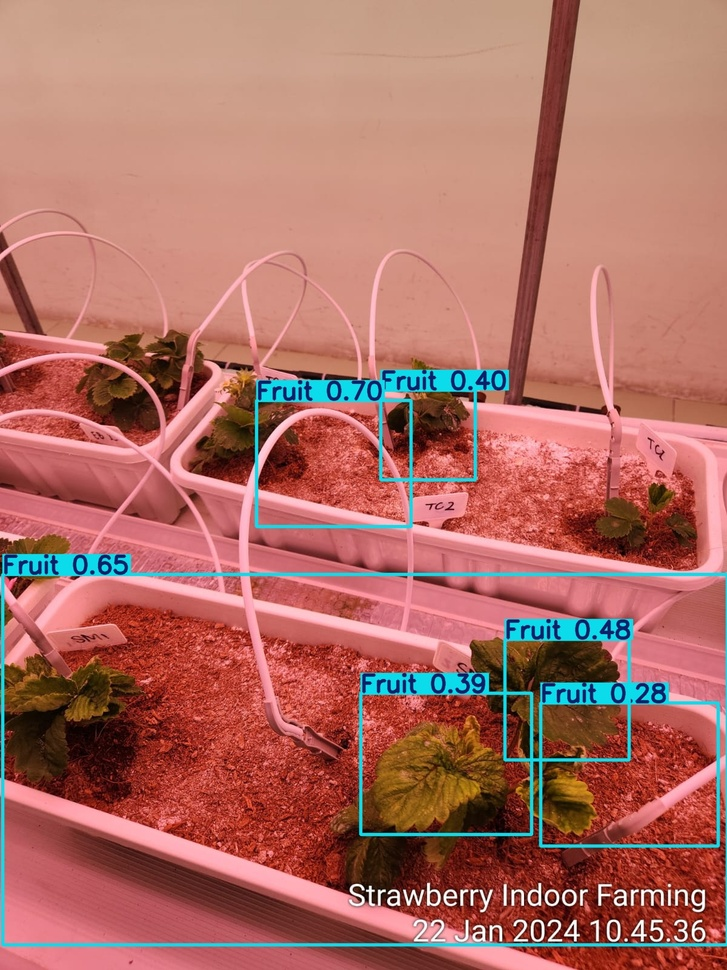
#> input picture model_training/IMG-20240122-WA0014.jpg_detect.jpg, 727 x 970 px, shrunk from 1200 x 1600 before the run; its folder holds only this picture in this run
$ python -i color_harmony.py   (imports and definitions only)
#> lines starting #> are read from the running program, lines starting #| are printed output that depends on the picture
#> further down, picture is the input picture: shape (970, 727, 3); mean B, G, R 100, 109.8, 174.1
import cv2
import numpy as np
from skimage import color
from scipy.interpolate import LinearNDInterpolator

class LightingNormalizer:
    def __init__(self):
        """Initialize the lighting normalizer with different methods"""
        pass

    # [39 lines left out: functions white_balance, color_transfer, not called in this run]

    def illumination_normalization(self, img):
        """
        Normalize illumination using Retinex-based normalization
        """
        # Convert to float
        img_float = img.astype(float)

        # Apply log transform
        log_img = np.log1p(img_float)
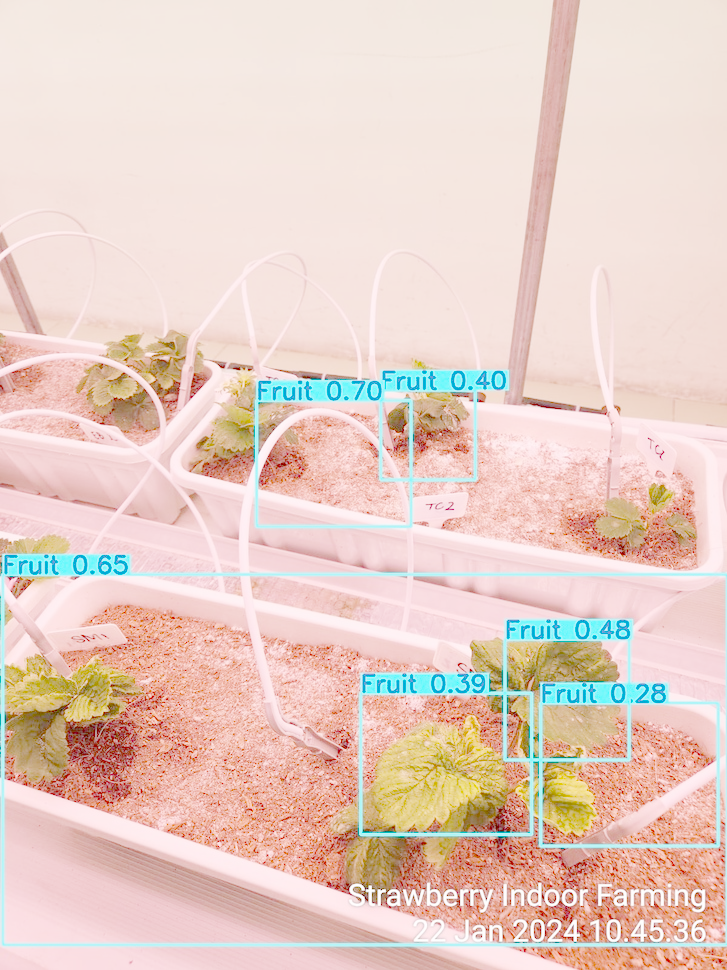
#> log_img: shape (970, 727, 3) float64; mean B, G, R 4.31, 4.52, 5.05; drawn with min black and max white

        # Apply Gaussian filter to estimate illumination
        blur_size = max(3, int(min(img.shape[:2]) * 0.02))
#> blur_size = 14
        if blur_size % 2 == 0:
            blur_size += 1
#> blur_size = 15
        illumination = cv2.GaussianBlur(log_img, (blur_size, blur_size), 0)
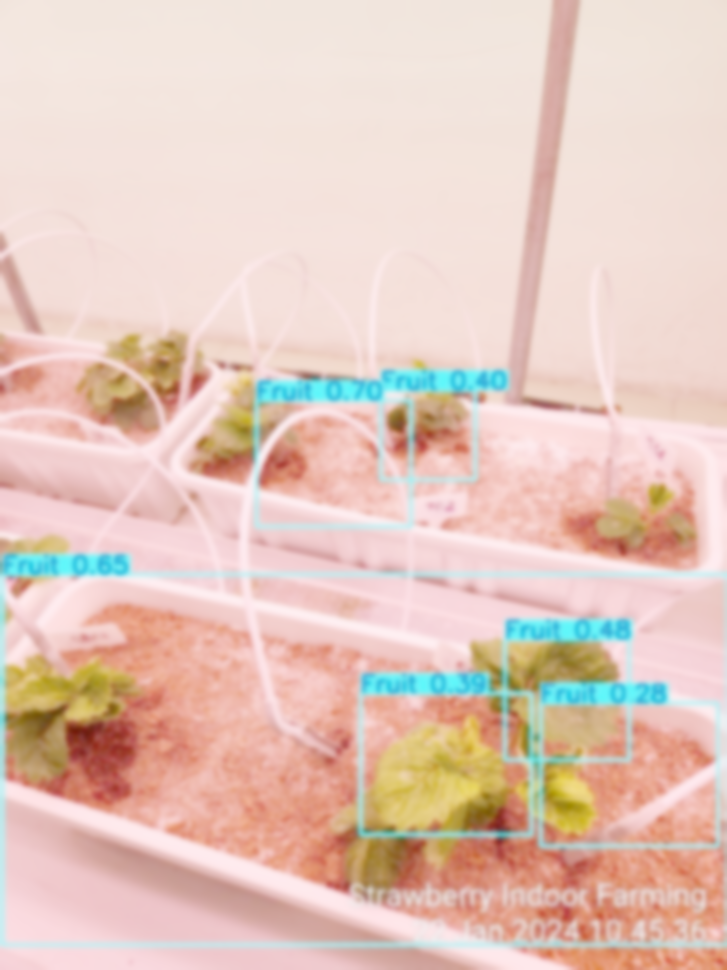
#> illumination: shape (970, 727, 3) float64; mean B, G, R 4.31, 4.52, 5.05; drawn with min black and max white

        # Subtract illumination and apply exp transform
        reflectance = np.exp(log_img - illumination) - 1
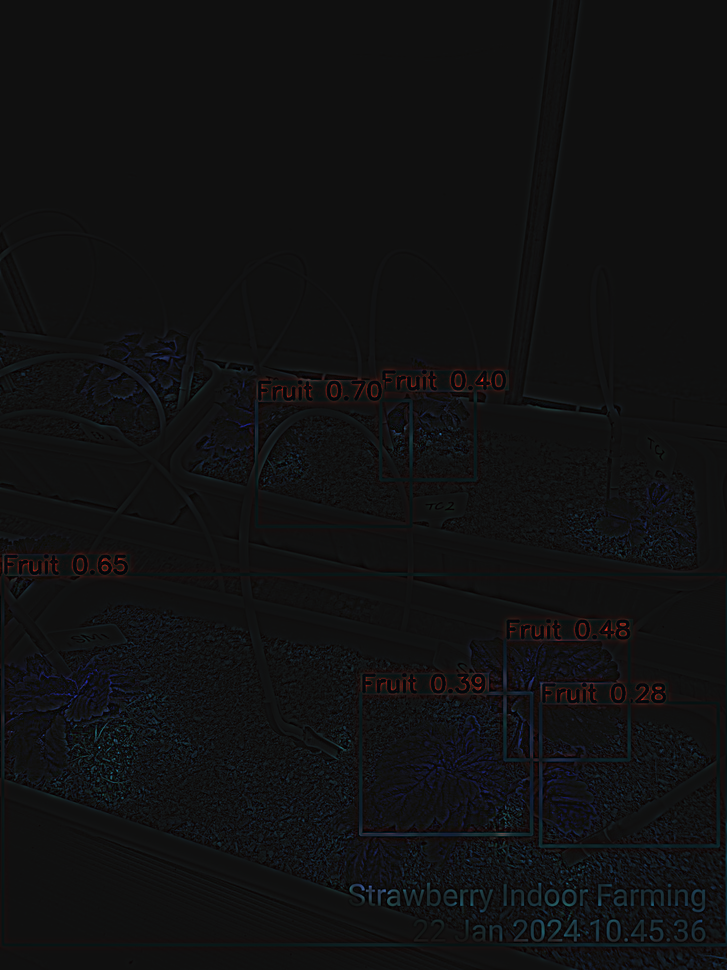
#> reflectance: shape (970, 727, 3) float64; mean B, G, R 0.0956, 0.048, 0.0317; drawn with min black and max white

        # Normalize to 0-255 range
        normalized = cv2.normalize(reflectance, None, 0, 255, cv2.NORM_MINMAX)
        return normalized.astype(np.uint8)

    def process_image(self, img, reference_img=None, method='illumination'):
        """
        Process an image using the specified method

        Args:
            img: Input image
            reference_img: Reference image for color transfer (optional)
            method: 'white_balance', 'color_transfer', or 'illumination'
        """
        if method == 'white_balance':
            return self.white_balance(img)
        elif method == 'color_transfer' and reference_img is not None:
            return self.color_transfer(img, reference_img)
        elif method == 'illumination':
            return self.illumination_normalization(img)
        else:
            raise ValueError("Invalid method or missing reference image for color transfer")

# [45 lines left out: function normalize_dataset_lighting, not called in this run]

>>> import cv2
>>> picture = cv2.imread('../IMG-20240122-WA0014.jpg_detect.jpg')
>>> result = LightingNormalizer().process_image(picture)

$ run again, on model_training/IMG-20240123-WA0026.jpg_detect.jpg
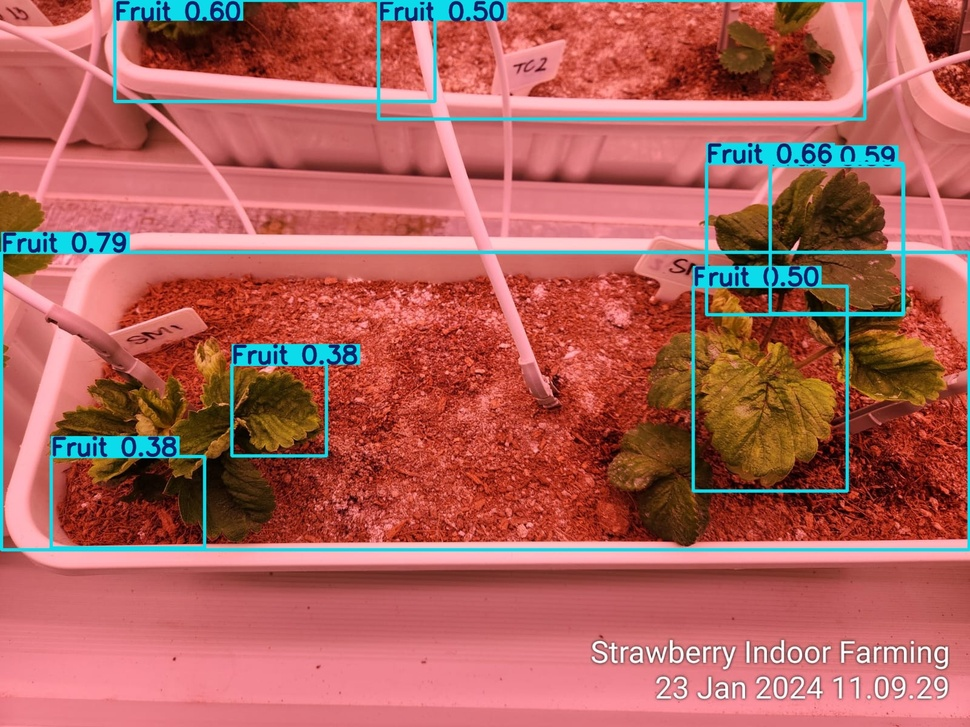
#> input picture model_training/IMG-20240123-WA0026.jpg_detect.jpg, 970 x 727 px, shrunk from 1600 x 1200 before the run
#> picture is the input picture: shape (727, 970, 3); mean B, G, R 92.4, 98.1, 175.6
#> in illumination_normalization, `illumination = cv2.GaussianBlur(log_img, (blur_size, blur_size), 0)`:
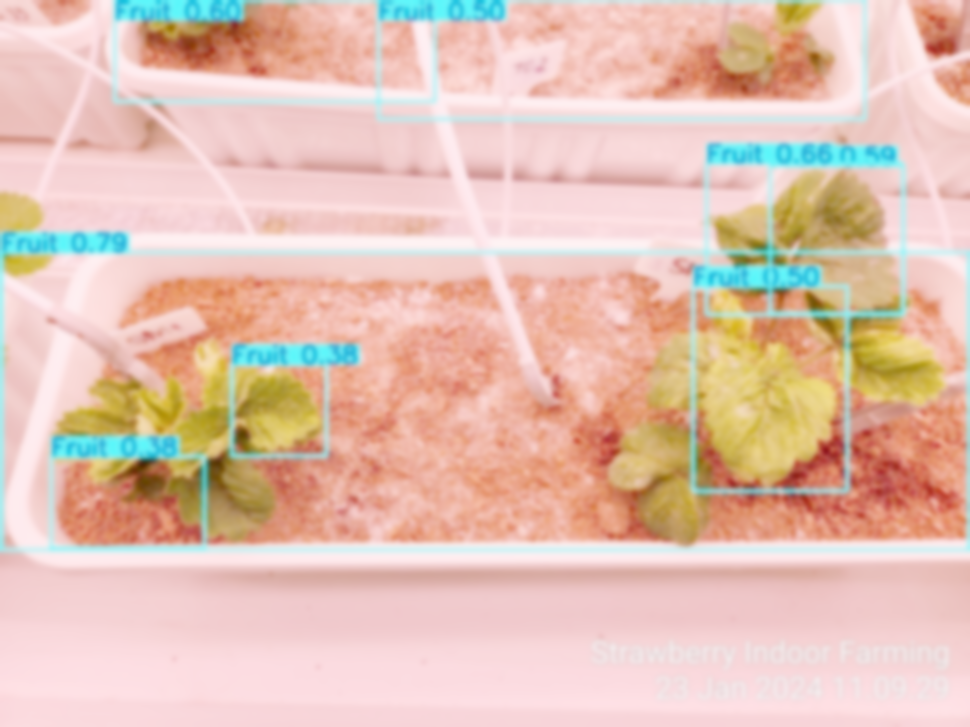
#> illumination: shape (727, 970, 3) float64; mean B, G, R 4.15, 4.41, 5.04; drawn with min black and max white
#> in illumination_normalization, `reflectance = np.exp(log_img - illumination) - 1`:
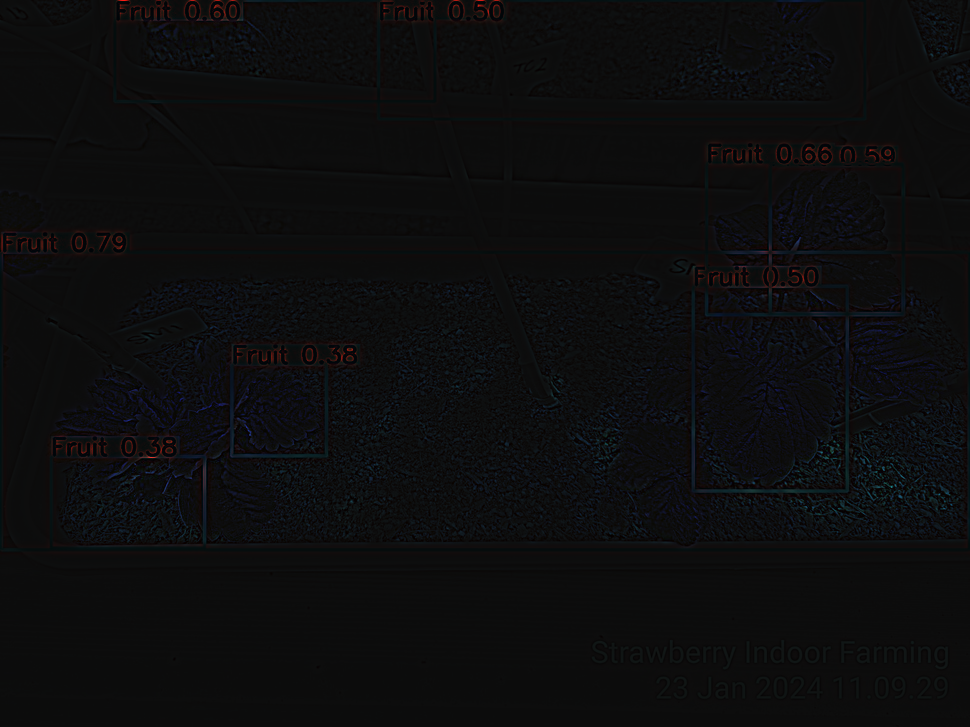
#> reflectance: shape (727, 970, 3) float64; mean B, G, R 0.117, 0.049, 0.039; drawn with min black and max white

$ run again, on model_training/1573030.jpg_detect.jpg
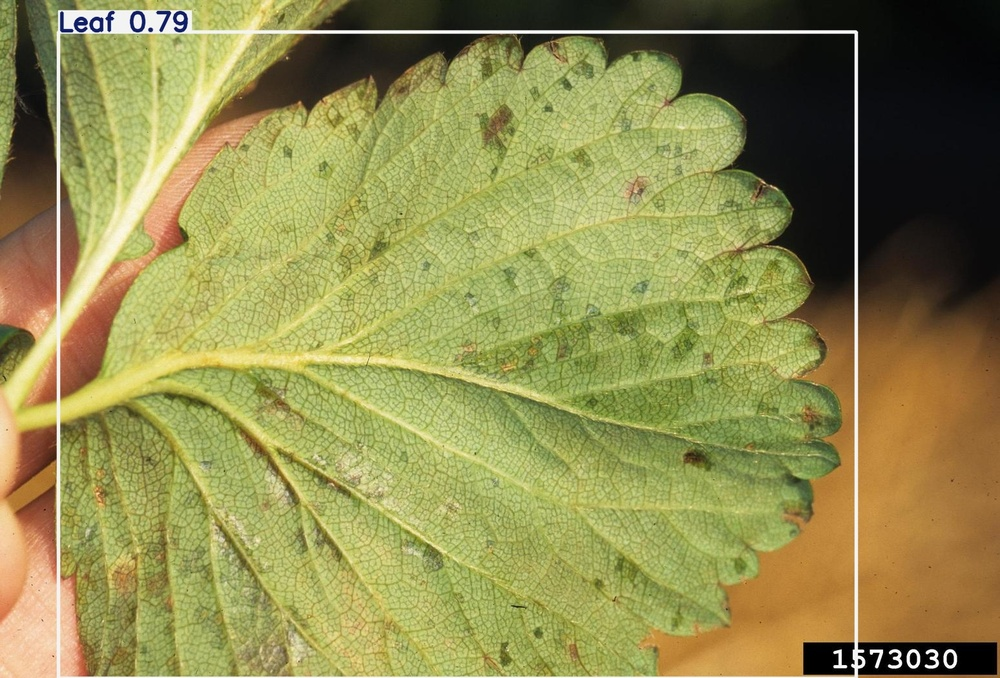
#> input picture model_training/1573030.jpg_detect.jpg, 1000 x 678 px, shrunk from 1548 x 1049 before the run
#> picture is the input picture: shape (678, 1000, 3); mean B, G, R 79.9, 140.3, 144.9
#> in illumination_normalization, `log_img = np.log1p(img_float)`:
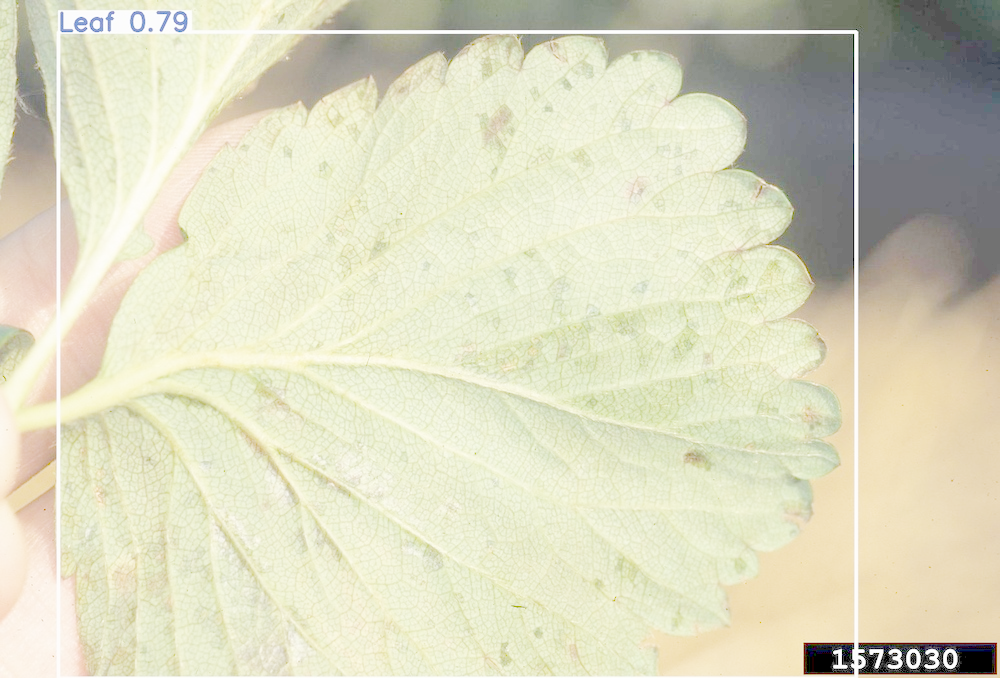
#> log_img: shape (678, 1000, 3) float64; mean B, G, R 4.19, 4.72, 4.75; drawn with min black and max white
#> in illumination_normalization, `reflectance = np.exp(log_img - illumination) - 1`:
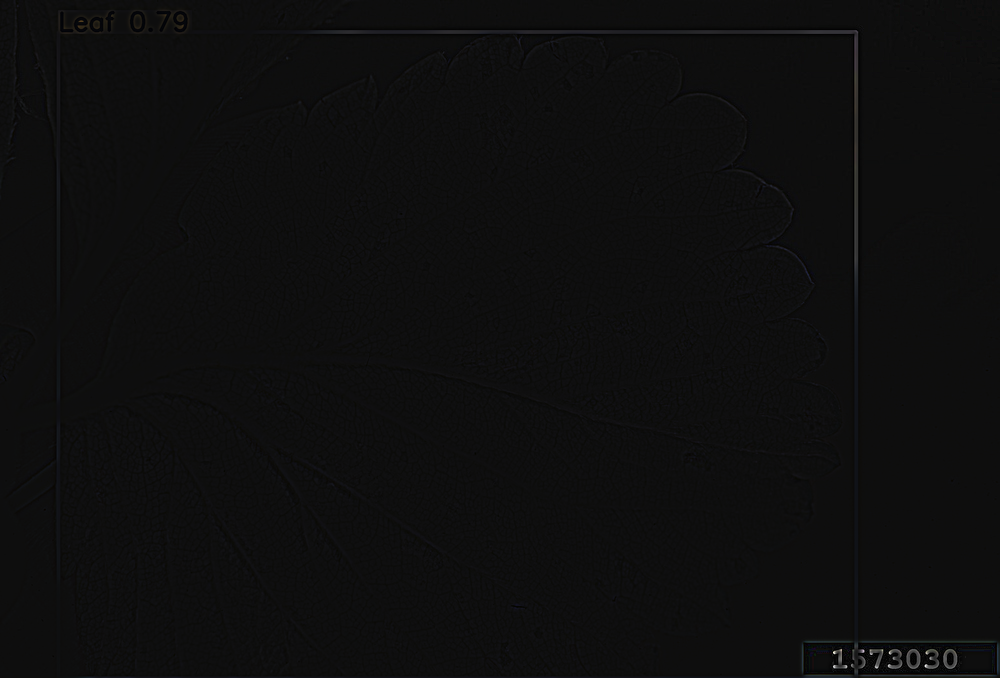
#> reflectance: shape (678, 1000, 3) float64; mean B, G, R 0.0263, 0.0184, 0.0177; drawn with min black and max white

$ run again, on model_training/IMG_0444.jpg_detect.jpg
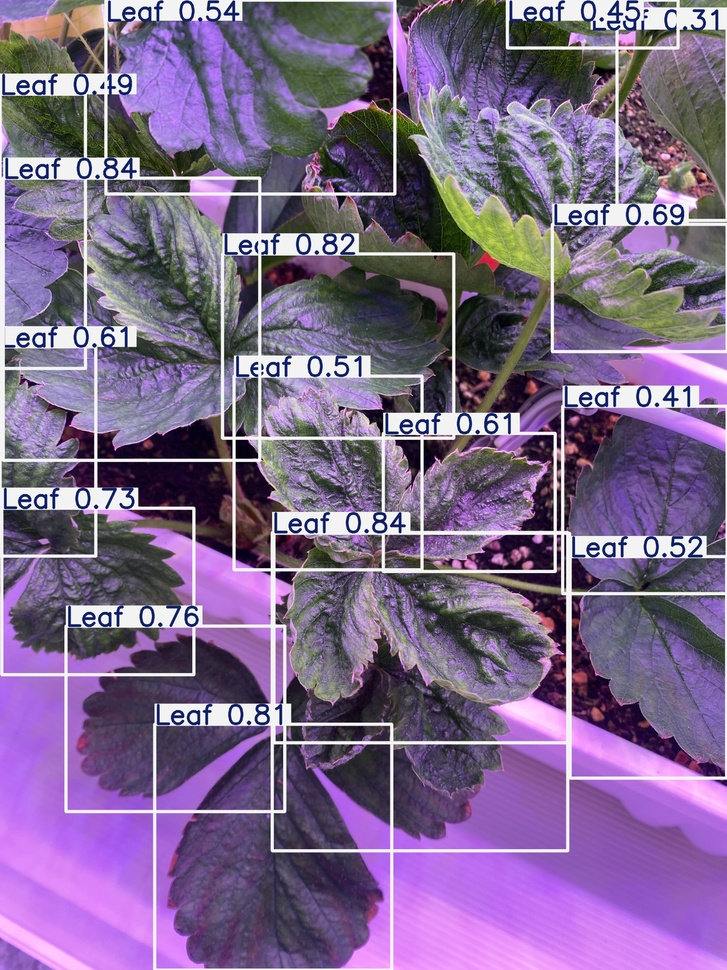
#> input picture model_training/IMG_0444.jpg_detect.jpg, 727 x 970 px, shrunk from 3024 x 4032 before the run
#> picture is the input picture: shape (970, 727, 3); mean B, G, R 141.2, 104.2, 125.7
#> in illumination_normalization, `illumination = cv2.GaussianBlur(log_img, (blur_size, blur_size), 0)`:
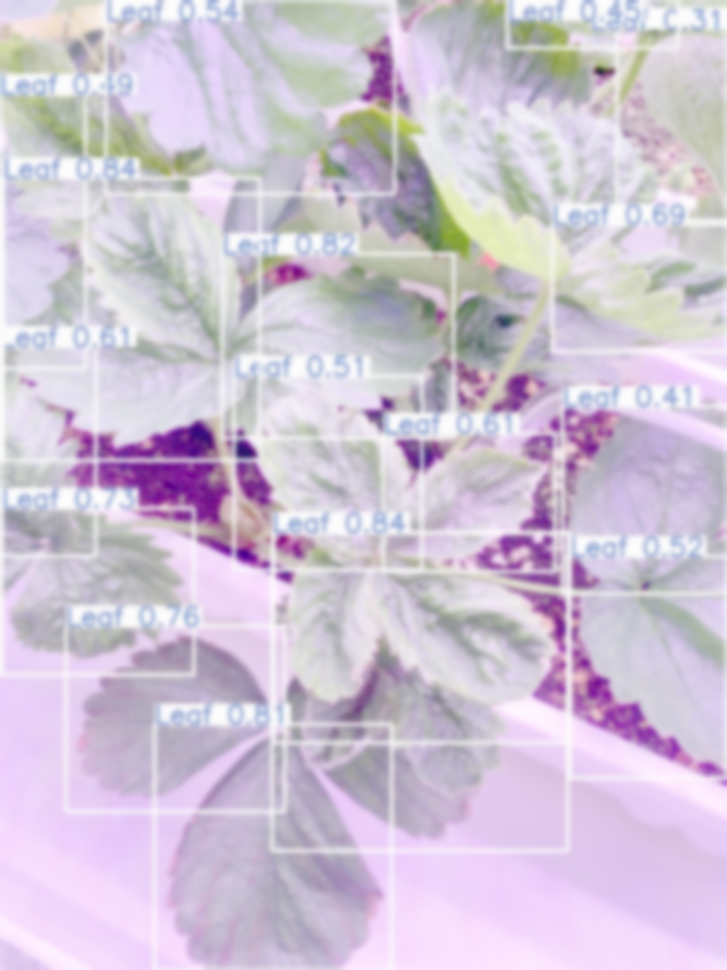
#> illumination: shape (970, 727, 3) float64; mean B, G, R 4.78, 4.45, 4.66; drawn with min black and max white
#> in illumination_normalization, `reflectance = np.exp(log_img - illumination) - 1`:
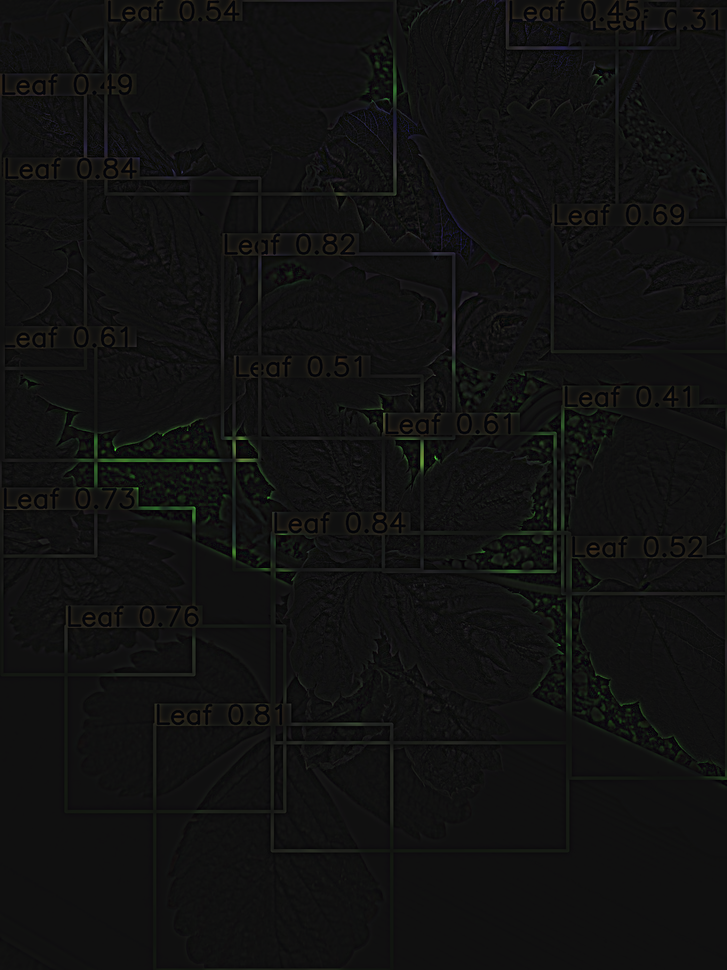
#> reflectance: shape (970, 727, 3) float64; mean B, G, R 0.0335, 0.0655, 0.0497; drawn with min black and max white
